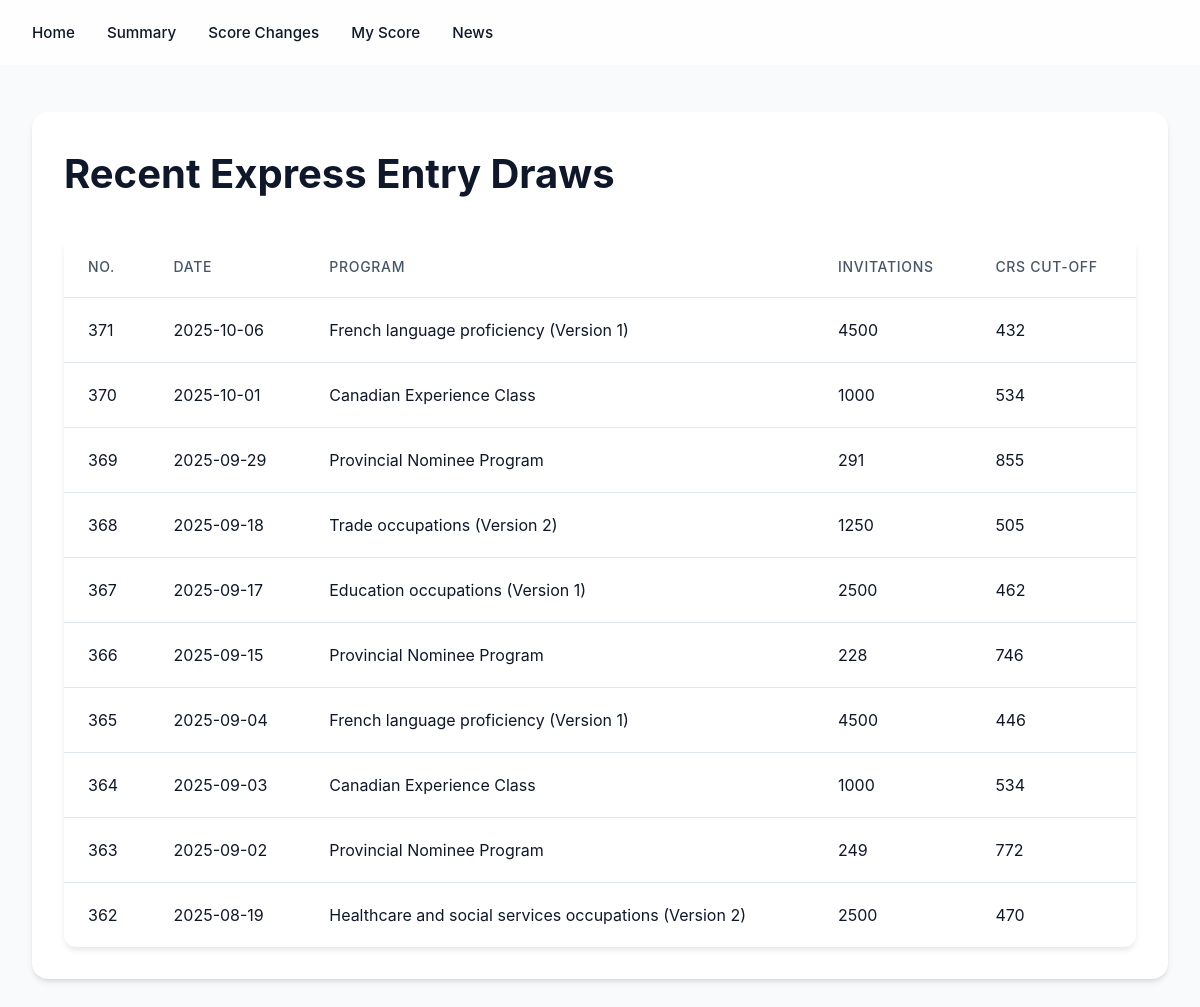
Before: / with the older database file.
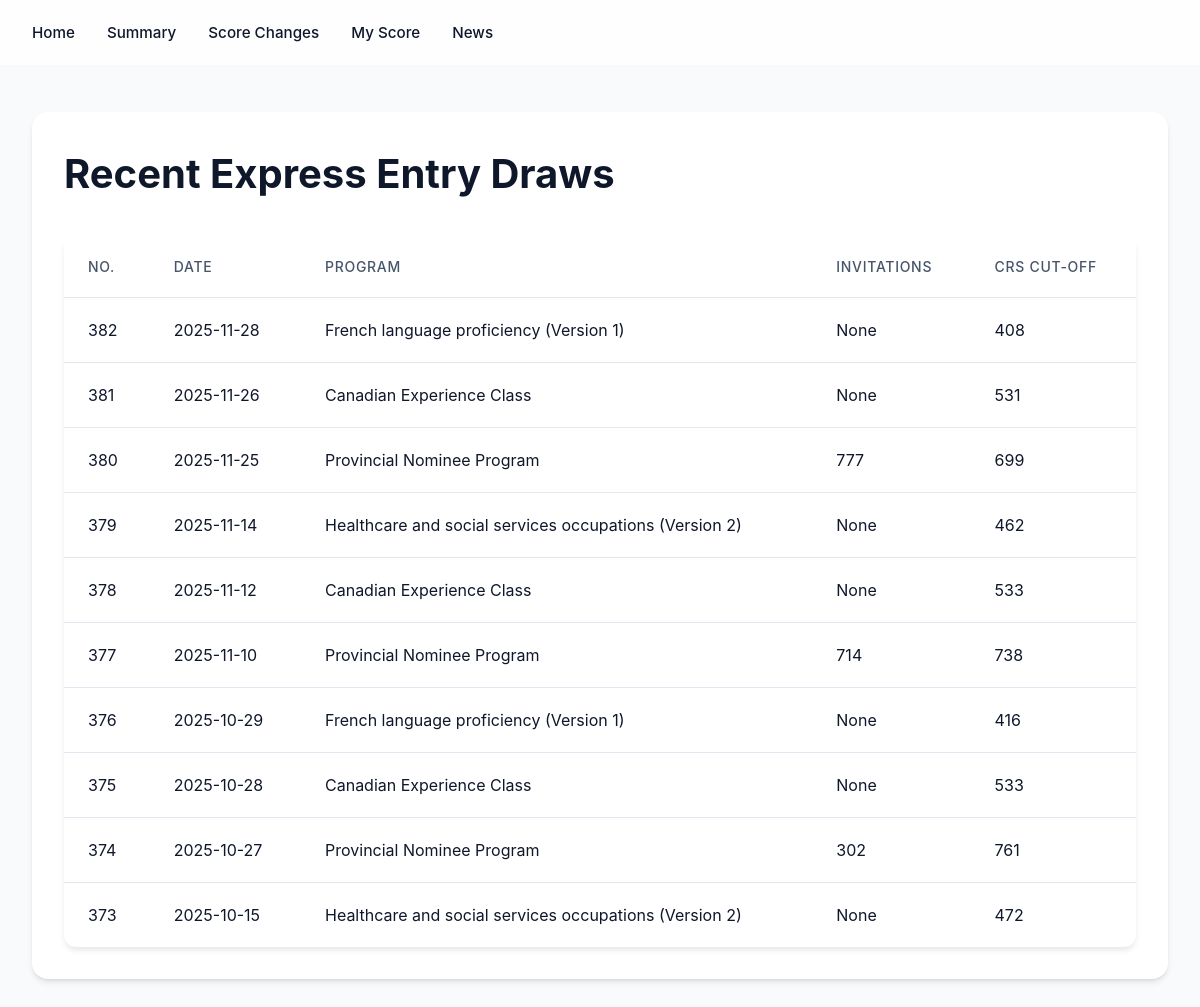
After: the same page with the newer database file.
### tables this page shows
CREATE TABLE express_entry (
            id INTEGER PRIMARY KEY AUTOINCREMENT,
            draw_number TEXT,
            draw_date TEXT,
            draw_name TEXT,
            invitations INTEGER,
            crs_cut_off INTEGER
        , programs TEXT);

### app.py (the view)
@app.route('/')
def home():
    conn = get_db_connection()
    recent_draws = conn.execute('''
        SELECT
            draw_number,
            date(draw_date) as draw_date,
            draw_name,
            invitations,
            crs_cut_off
        FROM express_entry
        ORDER BY draw_date DESC
        LIMIT 10
    ''').fetchall()
    conn.close()
    return render_template('index.html', recent_draws=recent_draws)

### app.py (called while the page is built)
def get_db_connection():
    conn = sqlite3.connect('data/express_entry.db')
    conn.row_factory = sqlite3.Row
    return conn

### templates/index.html (shortened to what this page needs)
<!DOCTYPE html>
<html lang="en">
<head>
    <link rel="stylesheet" href="{{ url_for('static', filename='style.css') }}">
</head>
<body>
    <nav>
        <ul>
            <li><a href="{{ url_for('home') }}">Home</a></li>
            <li><a href="{{ url_for('summary') }}">Summary</a></li>
            <li><a href="{{ url_for('score_changes') }}">Score Changes</a></li>
            <li><a href="{{ url_for('my_score') }}">My Score</a></li>
            <li><a href="{{ url_for('news') }}">News</a></li>
        </ul>
    </nav>
    <main>
        <div class="card fade-in">
            <h1>Recent Express Entry Draws</h1>
            <div class="table-container">
                <table class="modern-table">
                    <thead>
                        <tr>
                            <th>No.</th>
                            <th>Date</th>
                            <th>Program</th>
                            <th>Invitations</th>
                            <th>CRS Cut-off</th>
                        </tr>
                    </thead>
                    <tbody>
                        {% for draw in recent_draws %}
                        <tr>
                            <td>{{ draw.draw_number }}</td>
                            <td>{{ draw.draw_date }}</td>
                            <td>{{ draw.draw_name }}</td>
                            <td>{{ draw.invitations }}</td>
                            <td>{{ draw.crs_cut_off }}</td>
                        </tr>
                        {% endfor %}
                    </tbody>
                </table>
            </div>
        </div>
    </main>
</body>
</html>

### static/style.css (style rules this page uses)
:root { --primary-color: #2563eb; --text-primary: #0f172a; --text-secondary: #475569; --background-primary: #f8fafc; --background-secondary: #ffffff; --accent-color: #3b82f6; --border-color: #e2e8f0; }
* { margin: 0; padding: 0; box-sizing: border-box; }
body { font-family: 'SF Pro Display', -apple-system, BlinkMacSystemFont, 'Segoe UI', Roboto, sans-serif; background-color: var(--background-primary); color: var(--text-primary); line-height: 1.5; -webkit-font-smoothing: antialiased; }
nav { position: fixed; top: 0; width: 100%; background: rgba(255, 255, 255, 0.8); backdrop-filter: blur(10px); -webkit-backdrop-filter: blur(10px); z-index: 1000; padding: 1.25rem 2rem; }
nav ul { max-width: 1200px; margin: 0 auto; display: flex; gap: 2rem; list-style: none; }
nav a { color: var(--text-primary); text-decoration: none; font-weight: 500; font-size: 0.95rem; transition: all 0.3s ease; position: relative; }
nav a::after { content: ''; position: absolute; bottom: -4px; left: 0; width: 0; height: 2px; background-color: var(--primary-color); transition: width 0.3s ease; }
main { max-width: 1200px; margin: 7rem auto 2rem; padding: 0 2rem; }
.card { background: var(--background-secondary); border-radius: 16px; padding: 2rem; margin-bottom: 2rem; box-shadow: 0 4px 6px -1px rgb(0 0 0 / 0.1), 0 2px 4px -2px rgb(0 0 0 / 0.1); transition: transform 0.3s ease, box-shadow 0.3s ease; min-height: auto; }
.table-container { overflow: auto; border-radius: 12px; background: var(--background-secondary); box-shadow: 0 4px 6px -1px rgb(0 0 0 / 0.1); }
.modern-table { width: 100%; border-collapse: separate; border-spacing: 0; white-space: nowrap; }
.modern-table th { background: var(--background-secondary); padding: 1.25rem 1.5rem; font-weight: 500; color: var(--text-secondary); text-align: left; font-size: 0.875rem; text-transform: uppercase; letter-spacing: 0.05em; }
.modern-table td { padding: 1.25rem 1.5rem; color: var(--text-primary); border-top: 1px solid var(--border-color); }
h1 { font-size: 2.5rem; font-weight: 700; margin-bottom: 2rem; color: var(--text-primary); }
.fade-in { animation: fadeIn 0.5s ease-out forwards; }

Changed rows visible on the page:
removed express_entry: draw_number "371", draw_date "2025-10-06", draw_name "French language proficiency (Version 1)", invitations "4500", crs_cut_off "432"
removed express_entry: draw_number "370", draw_date "2025-10-01", draw_name "Canadian Experience Class", invitations "1000", crs_cut_off "534"
removed express_entry: draw_number "369", draw_date "2025-09-29", draw_name "Provincial Nominee Program", invitations "291", crs_cut_off "855"
removed express_entry: draw_number "368", draw_date "2025-09-18", draw_name "Trade occupations (Version 2)", invitations "1250", crs_cut_off "505"
removed express_entry: draw_number "367", draw_date "2025-09-17", draw_name "Education occupations (Version 1)", invitations "2500", crs_cut_off "462"
removed express_entry: draw_number "366", draw_date "2025-09-15", draw_name "Provincial Nominee Program", invitations "228", crs_cut_off "746"
removed express_entry: draw_number "365", draw_date "2025-09-04", draw_name "French language proficiency (Version 1)", invitations "4500", crs_cut_off "446"
removed express_entry: draw_number "364", draw_date "2025-09-03", draw_name "Canadian Experience Class", invitations "1000", crs_cut_off "534"
removed express_entry: draw_number "363", draw_date "2025-09-02", draw_name "Provincial Nominee Program", invitations "249", crs_cut_off "772"
removed express_entry: draw_number "362", draw_date "2025-08-19", draw_name "Healthcare and social services occupations (Version 2)", invitations "2500", crs_cut_off "470"
added express_entry: draw_number "382", draw_date "2025-11-28", draw_name "French language proficiency (Version 1)", invitations "None", crs_cut_off "408"
added express_entry: draw_number "381", draw_date "2025-11-26", draw_name "Canadian Experience Class", invitations "None", crs_cut_off "531"
added express_entry: draw_number "380", draw_date "2025-11-25", draw_name "Provincial Nominee Program", invitations "777", crs_cut_off "699"
added express_entry: draw_number "379", draw_date "2025-11-14", draw_name "Healthcare and social services occupations (Version 2)", invitations "None", crs_cut_off "462"
added express_entry: draw_number "378", draw_date "2025-11-12", draw_name "Canadian Experience Class", invitations "None", crs_cut_off "533"
added express_entry: draw_number "377", draw_date "2025-11-10", draw_name "Provincial Nominee Program", invitations "714", crs_cut_off "738"
added express_entry: draw_number "376", draw_date "2025-10-29", draw_name "French language proficiency (Version 1)", invitations "None", crs_cut_off "416"
added express_entry: draw_number "375", draw_date "2025-10-28", draw_name "Canadian Experience Class", invitations "None", crs_cut_off "533"
added express_entry: draw_number "374", draw_date "2025-10-27", draw_name "Provincial Nominee Program", invitations "302", crs_cut_off "761"
added express_entry: draw_number "373", draw_date "2025-10-15", draw_name "Healthcare and social services occupations (Version 2)", invitations "None", crs_cut_off "472"
